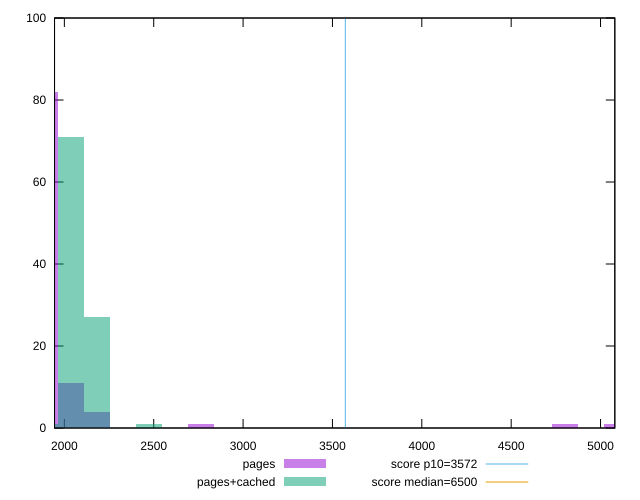

This chart was generated by the following gnuplot code:
reset

$pages <<EOF
5094.619876665315 1
1892.2873827614028 82
2037.847950666126 11
2183.408518570849 4
2765.6507901897426 1
4803.498740855868 1
EOF

$pagesCached <<EOF
1892.2873827614028 1
2037.847950666126 71
2183.408518570849 27
2474.529654380296 1
EOF

set key outside below
set boxwidth 145.56056790472329
set xrange [1945.0035000000003:5079.971500000001]
set yrange [0:100]
set style fill transparent solid 0.5 noborder

set parametric
set terminal svg size 640, 500 enhanced background rgb 'white'
set output "report_00007_2020-12-11T15:55:29.892Z/first-cpu-idle/comparison/histogram/1_vs_2.svg"

plot $pages title "pages" with boxes, \
     $pagesCached title "pages+cached" with boxes, \
     3572,t title "score p10=3572", \
     6500,t title "score median=6500"

reset
